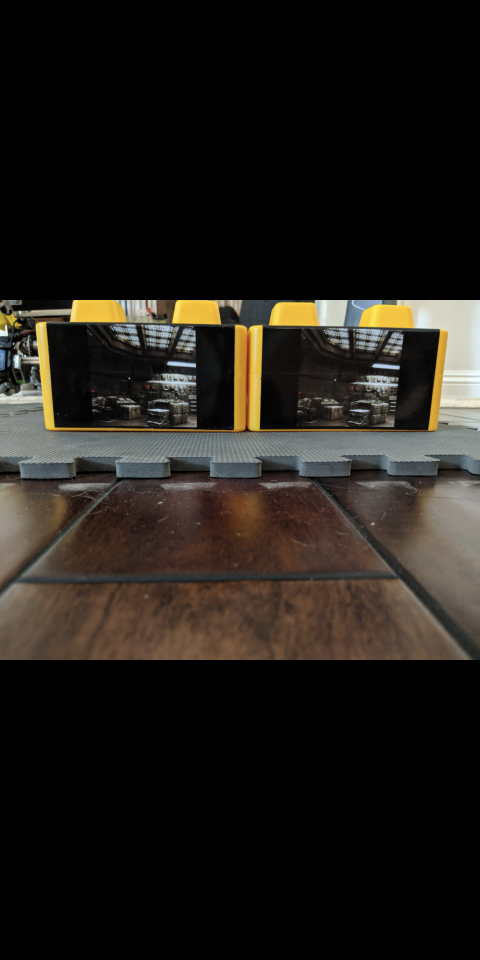
#> input picture screen.png, 1440 x 2880 px (shown at 1/3 size)
$ python contour.py
#> lines starting #> are read from the running program, lines starting #| are printed output that depends on the picture; after the words box and inside, x2 and y2 are one past the last pixel; in counts of white or black regions, pixels touching at a corner belong together
from __future__ import print_function
import sys
PY3 = sys.version_info[0] == 3

if PY3:
    xrange = range

import numpy as np
import cv2 as cv
from matplotlib import pyplot as plt


def test1():
    img = cv.imread('screen.png', 1)
    h, w, c = img.shape
    print(h, w, c)

    edges = cv.Canny(img,100,200)
    plt.subplot(121),plt.imshow(img,cmap = 'gray')
    plt.title('Original Image'), plt.xticks([]), plt.yticks([])
    plt.subplot(122),plt.imshow(edges,cmap = 'gray')
    plt.title('Edge Image'), plt.xticks([]), plt.yticks([])
    plt.show();


def make_image():
    img = cv.imread('screen.png', 1)
#> img is the input picture: shape (2880, 1440, 3); mean B, G, R 24.8, 29.7, 33.6
    #return img;
    print(type(img))
#| <class 'numpy.ndarray'>
    h, w, c = img.shape
#> h = 2880; w = 1440; c = 3
    print(h, w, c)
#| 2880 1440 3
    #img = np.zeros((500, 500), np.uint8)
    black, white = 0, 255
    for i in xrange(6):
        dx = int((i%2)*250 - 30)
        dy = int((i/2.)*150)

        if i == 0:
            for j in xrange(11):
                angle = (j+5)*np.pi/21
                c, s = np.cos(angle), np.sin(angle)
                x1, y1 = np.int32([dx+100+j*10-80*c, dy+100-90*s])
                x2, y2 = np.int32([dx+100+j*10-30*c, dy+100-30*s])
                cv.line(img, (x1, y1), (x2, y2), white)

        cv.ellipse( img, (dx+150, dy+100), (100,70), 0, 0, 360, white, -1 )
        cv.ellipse( img, (dx+115, dy+70), (30,20), 0, 0, 360, black, -1 )
        cv.ellipse( img, (dx+185, dy+70), (30,20), 0, 0, 360, black, -1 )
        cv.ellipse( img, (dx+115, dy+70), (15,15), 0, 0, 360, white, -1 )
        cv.ellipse( img, (dx+185, dy+70), (15,15), 0, 0, 360, white, -1 )
        cv.ellipse( img, (dx+115, dy+70), (5,5), 0, 0, 360, black, -1 )
        cv.ellipse( img, (dx+185, dy+70), (5,5), 0, 0, 360, black, -1 )
        cv.ellipse( img, (dx+150, dy+100), (10,5), 0, 0, 360, black, -1 )
        cv.ellipse( img, (dx+150, dy+150), (40,10), 0, 0, 360, black, -1 )
        cv.ellipse( img, (dx+27, dy+100), (20,35), 0, 0, 360, white, -1 )
        cv.ellipse( img, (dx+273, dy+100), (20,35), 0, 0, 360, white, -1 )
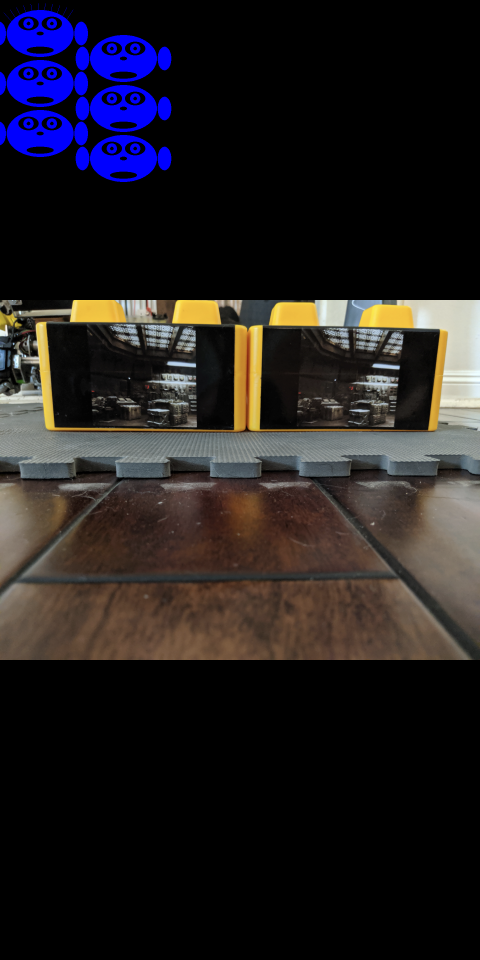
#> img: shape (2880, 1440, 3) (shown at 1/3 size); mean B, G, R 33, 29.7, 33.6
    return img

def main():
    img = make_image()
    #img = edges
    h, w = img.shape[:2]
#> h = 2880; w = 1440

    imgray = cv.cvtColor(img, cv.COLOR_BGR2GRAY)
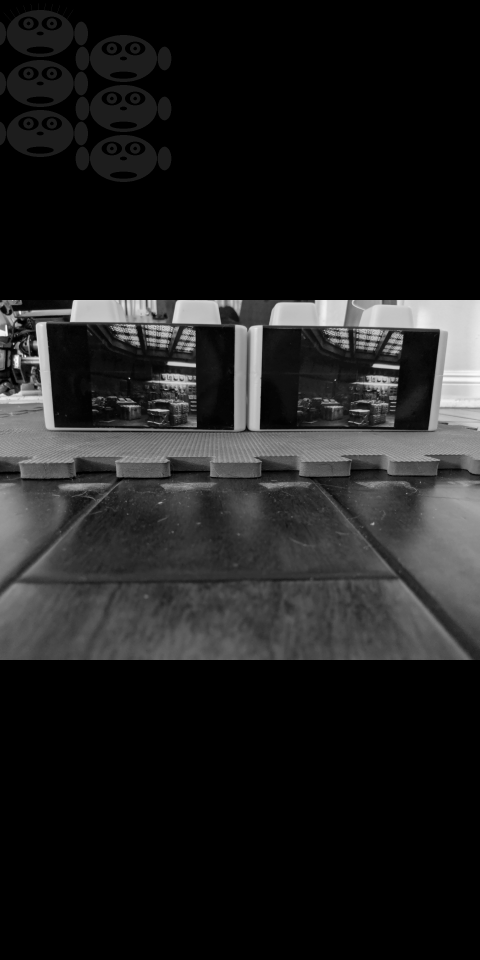
#> imgray: shape (2880, 1440) (shown at 1/3 size); min 0, max 255, mean 31.3
    plt.subplot(131), plt.imshow(imgray)
    plt.subplot(132), plt.imshow(cv.cvtColor(img, cv.COLOR_BGR2RGB))
    imghsv = cv.cvtColor(img, cv.COLOR_BGR2HSV)
#> imghsv: shape (2880, 1440, 3); mean H, S, V 14.9, 34.5, 42.6
    plt.subplot(133), plt.imshow(cv.cvtColor(img, cv.COLOR_BGR2HSV))
    plt.show()
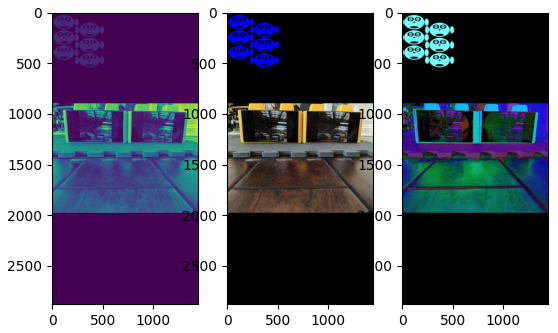
#> figure drawn by matplotlib, 3 panels

    ret, blackAndWhiteImage = cv.threshold(imgray, 127, 255, 0)
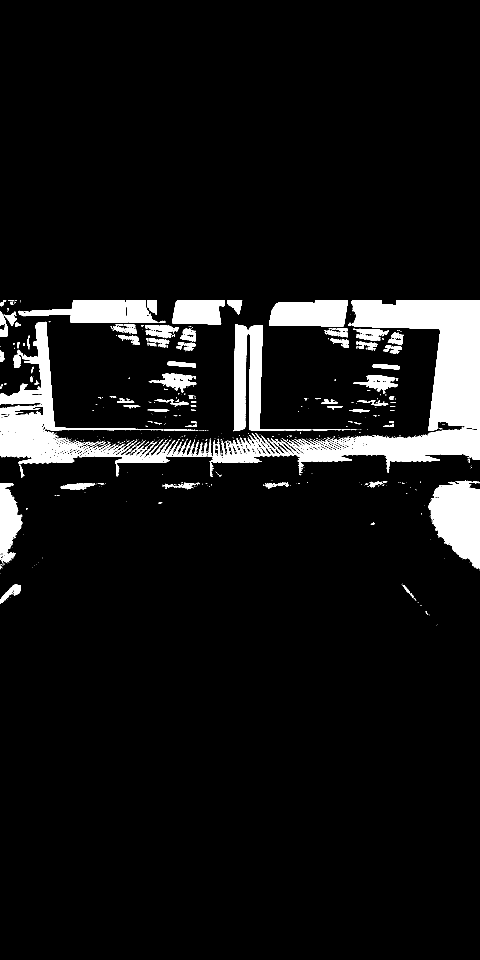
#> blackAndWhiteImage: shape (2880, 1440) (shown at 1/3 size); 7.3% white; 876 white regions (714 under 20 px)
    plt.imshow(blackAndWhiteImage)
    plt.show()

    contours0, hierarchy = cv.findContours( blackAndWhiteImage, cv.RETR_TREE, cv.CHAIN_APPROX_SIMPLE)
#> contours0 = 2784 contours, 2530 with area under 20; largest, box (x1, y1, x2, y2) and area: (608, 900, 1440, 1420) 113361, (0, 965, 586, 1391) 43186, (1284, 1442, 1440, 1706) 27426, (700, 974, 935, 1294) 21214, (55, 900, 476, 969) 17245
    contours = [cv.approxPolyDP(cnt, 3, True) for cnt in contours0]
#> contours = 2784 contours, 2640 with area under 20; largest, box (x1, y1, x2, y2) and area: (608, 900, 1440, 1420) 113706, (0, 965, 586, 1391) 43960, (1284, 1442, 1440, 1706) 27754, (700, 974, 934, 1293) 21544, (55, 900, 476, 968) 17300

    def update(levels):
#> called with levels = 3
        vis = np.zeros((h, w, 3), np.uint8)
        levels = levels - 3
        cv.drawContours( vis, contours, (-1, 2)[levels <= 0], (128,255,255),
            3, cv.LINE_AA, hierarchy, abs(levels) )
        cv.imshow('contours', vis)
    update(3)
    cv.createTrackbar( "levels+3", "contours", 3, 7, update )
    cv.imshow('image', img)
    cv.waitKey()
    print('Done')


if __name__ == '__main__':
    print(__doc__)
    main()
    cv.destroyAllWindows()

$ run again, with test.png copied over screen.png
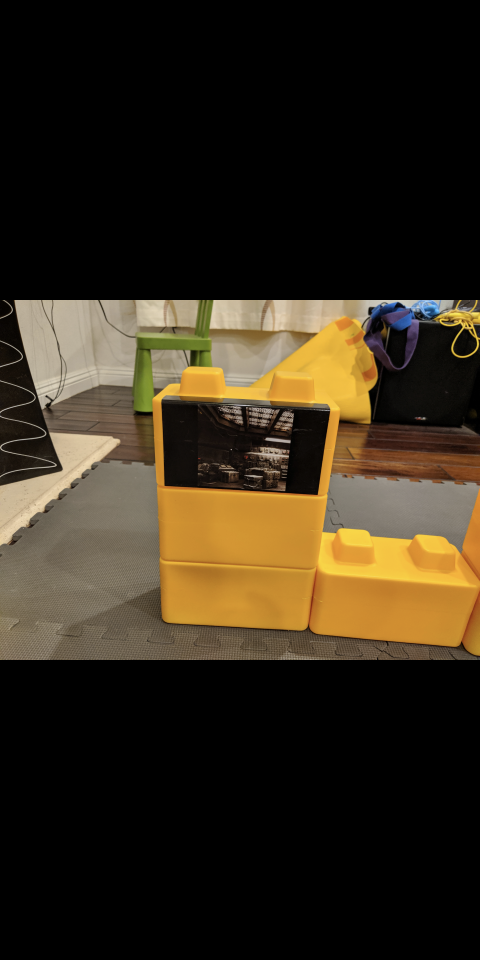
#> input picture test.png, 1440 x 2880 px (shown at 1/3 size)
#> in make_image, img is the input picture: shape (2880, 1440, 3); mean B, G, R 26.2, 41.8, 51.5
#| <class 'numpy.ndarray'>
#| 2880 1440 3
#> imghsv: shape (2880, 1440, 3); mean H, S, V 11.2, 52, 59.9
#> in main, `plt.show()`:
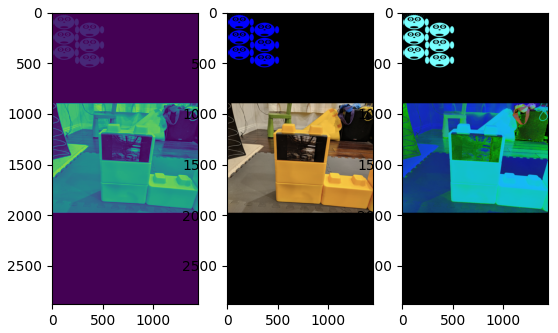
#> figure drawn by matplotlib, 3 panels
#> in main, `ret, blackAndWhiteImage = cv.threshold(imgray, 127, 255, 0)`:
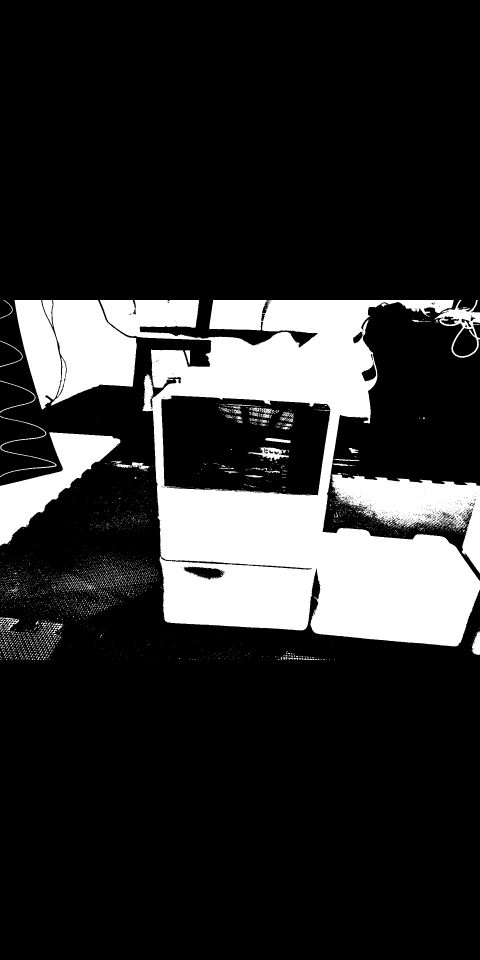
#> blackAndWhiteImage: shape (2880, 1440) (shown at 1/3 size); 18.1% white; 3601 white regions (3473 under 20 px)
#> contours0 = 4817 contours, 4675 with area under 20; largest, box (x1, y1, x2, y2) and area: (299, 900, 1440, 1939) 674672, (483, 1186, 992, 1487) 134168, (994, 1423, 1440, 1721) 54393, (153, 900, 410, 1217) 52079, (0, 1297, 361, 1638) 41178
#> contours = 4817 contours, 4718 with area under 20; largest, box (x1, y1, x2, y2) and area: (299, 900, 1440, 1937) 674374, (484, 1186, 992, 1487) 134110, (994, 1423, 1440, 1721) 54960, (153, 900, 410, 1217) 52128, (0, 1297, 361, 1638) 41171
